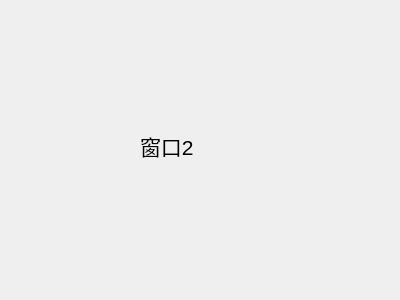
<?xml version="1.0" encoding="UTF-8"?>
<ui version="4.0">
 <class>ErrorDialog</class>
 <widget class="QDialog" name="ErrorDialog">
  <property name="geometry">
   <rect>
    <x>0</x>
    <y>0</y>
    <width>400</width>
    <height>300</height>
   </rect>
  </property>
  <property name="font">
   <font>
    <pointsize>16</pointsize>
   </font>
  </property>
  <property name="windowTitle">
   <string>Dialog</string>
  </property>
  <widget class="QLabel" name="label">
   <property name="geometry">
    <rect>
     <x>140</x>
     <y>120</y>
     <width>131</width>
     <height>51</height>
    </rect>
   </property>
   <property name="text">
    <string>窗口2</string>
   </property>
  </widget>
 </widget>
 <resources/>
 <connections/>
</ui>
